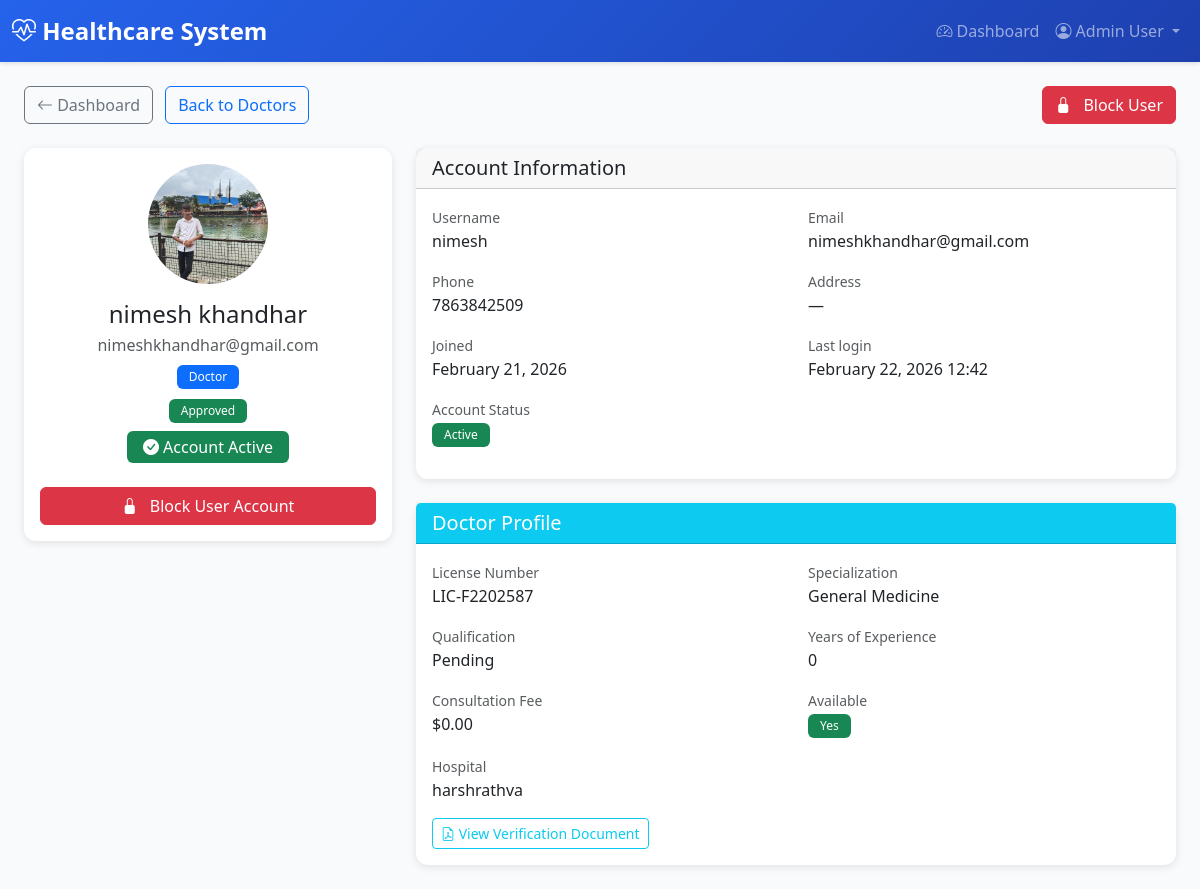
The page /accounts/admin/user/4/ (signed in) on the database its author committed.
### accounts/models.py (models this page shows, shortened)
class User(AbstractUser):
    email = models.EmailField(unique=True)
    ROLE_CHOICES = [
        ('ADMIN', 'Admin'),
        ('DOCTOR', 'Doctor'),
        ('PATIENT', 'Patient'),
        ('HOSPITAL', 'Hospital'),
        ('HOSPITAL_ADMIN', 'Hospital Admin'),
    ]
    role = models.CharField(max_length=20, choices=ROLE_CHOICES, default='PATIENT')
    is_approved = models.BooleanField(default=False)  # For Doctor and Hospital approval
    phone_number = models.CharField(max_length=15, blank=True)
    address = models.TextField(blank=True)
    profile_picture = models.ImageField(upload_to='user_profiles/', blank=True, null=True)
    created_at = models.DateTimeField(auto_now_add=True)
    updated_at = models.DateTimeField(auto_now=True)
    class Meta:
        db_table = 'users'
        verbose_name = 'User'
        verbose_name_plural = 'Users'
    def is_admin(self):
        return self.role == 'ADMIN'

### doctors/models.py (models this page shows, shortened)
class DoctorProfile(models.Model):
    SPECIALIZATION_CHOICES = [
        ('CARDIOLOGY', 'Cardiology'),
        ('DERMATOLOGY', 'Dermatology'),
        ('NEUROLOGY', 'Neurology'),
        ('ORTHOPEDICS', 'Orthopedics'),
        ('PEDIATRICS', 'Pediatrics'),
        ('PSYCHIATRY', 'Psychiatry'),
        ('SURGERY', 'Surgery'),
        ('GENERAL', 'General Medicine'),
        ('ONCOLOGY', 'Oncology'),
        ('GYNECOLOGY', 'Gynecology'),
    ]
    user = models.OneToOneField(
        settings.AUTH_USER_MODEL,
        on_delete=models.CASCADE,
        related_name='doctor_profile'
    )
    license_number = models.CharField(max_length=50, unique=True)
    specialization = models.CharField(max_length=50, choices=SPECIALIZATION_CHOICES, default='GENERAL')
    years_of_experience = models.PositiveIntegerField(default=0)
    qualification = models.CharField(max_length=200)
    bio = models.TextField(blank=True)
    consultation_fee = models.DecimalField(max_digits=10, decimal_places=2, default=0.00)
    profile_picture = models.ImageField(upload_to='doctor_profiles/', blank=True, null=True)
    verification_document = models.FileField(upload_to='doctor_verifications/', blank=True, null=True, help_text="Upload license or certification document for verification")
    hospital = models.ForeignKey(
        'hospitals.Hospital',
        on_delete=models.SET_NULL,
        null=True,
        blank=True,
        related_name='doctors'
    )
    is_available = models.BooleanField(default=True)
    available_from = models.TimeField(default=time(9, 0), help_text="Start of working hours")
    available_to = models.TimeField(default=time(17, 0), help_text="End of working hours")
    slot_duration_minutes = models.PositiveIntegerField(default=30)
    created_at = models.DateTimeField(auto_now_add=True)
    updated_at = models.DateTimeField(auto_now=True)
    class Meta:
        db_table = 'doctor_profiles'
        verbose_name = 'Doctor Profile'
        verbose_name_plural = 'Doctor Profiles'

### hospitals/models.py (models this page shows, shortened)
class Hospital(models.Model):
    user = models.OneToOneField(
        settings.AUTH_USER_MODEL,
        on_delete=models.CASCADE,
        related_name='hospital_profile'
    )
    name = models.CharField(max_length=200)
    registration_number = models.CharField(max_length=50, unique=True)
    address = models.TextField(blank=True)
    city = models.CharField(max_length=100, blank=True)
    state = models.CharField(max_length=100, blank=True)
    zip_code = models.CharField(max_length=10, blank=True)
    phone = models.CharField(max_length=15, blank=True)
    email = models.EmailField(blank=True)
    website = models.URLField(blank=True)
    description = models.TextField(blank=True)
    facilities = models.TextField(blank=True, help_text="Departments - comma separated")
    total_beds = models.PositiveIntegerField(default=0)
    available_beds = models.PositiveIntegerField(default=0)  # Kept for migration; use available_beds_count for dynamic
    logo = models.ImageField(upload_to='hospital_logos/', blank=True, null=True)
    verification_document = models.FileField(upload_to='hospital_verifications/', blank=True, null=True, help_text="Upload registration certificate or license for verification")
    created_at = models.DateTimeField(auto_now_add=True)
    updated_at = models.DateTimeField(auto_now=True)
    class Meta:
        db_table = 'hospitals'
        verbose_name = 'Hospital'
        verbose_name_plural = 'Hospitals'
        ordering = ['name']
    @property
    def available_beds_count(self):
        """Dynamically calculated: total_beds - occupied (do not edit; set total_beds only)"""
        return max(0, self.total_beds - self.occupied_beds_count)
    def get_available_beds_display(self):
        """For admin list_display (avoids property in admin)"""
        return self.available_beds_count
    get_available_beds_display.short_description = 'Available beds'

### accounts/views.py (the view)
# urls.py: path('admin/user/<int:pk>/', views.AdminUserProfileView.as_view(), name='admin_user_profile'),
class AdminUserProfileView(AdminRequiredMixin, DetailView):
    model = User
    template_name = 'accounts/admin_user_profile.html'
    context_object_name = 'profile_user'
    def get_queryset(self):
        return User.objects.select_related('doctor_profile', 'patient_profile', 'hospital_profile').all()

### templates/accounts/admin_user_profile.html (shortened to what this page needs)
{% extends 'base.html' %}
{% block content %}
<div class="container-fluid">
    <div class="d-flex justify-content-between align-items-center mb-4">
        <div>
            <a href="{% url 'accounts:admin_dashboard' %}" class="btn btn-outline-secondary me-2"><i class="bi bi-arrow-left"></i> Dashboard</a>
            {% if profile_user.role == 'PATIENT' %}
            <a href="{% url 'accounts:admin_patient_list' %}" class="btn btn-outline-primary">Back to Patients</a>
            {% elif profile_user.role == 'DOCTOR' %}
            <a href="{% url 'accounts:admin_doctor_list' %}" class="btn btn-outline-primary">Back to Doctors</a>
            {% elif profile_user.role == 'HOSPITAL' %}
            <a href="{% url 'accounts:admin_hospital_list' %}" class="btn btn-outline-primary">Back to Hospitals</a>
            {% else %}
            <a href="{% url 'accounts:admin_user_list' %}" class="btn btn-outline-primary">Back to Users</a>
            {% endif %}
        </div>
        {% if not profile_user.is_admin %}
        <div>
            {% if profile_user.is_active %}
            <form method="post" action="{% url 'accounts:block_user' profile_user.pk %}" onsubmit="return confirm('Are you sure you want to block this user? They will not be able to login.');" class="d-inline m-0">
                <button type="submit" class="btn btn-danger">
                    <i class="bi bi-lock-fill me-2"></i> Block User
                </button>
            </form>
            {% endif %}
        </div>
        {% endif %}
    </div>
    <div class="row">
        <div class="col-md-4 mb-4">
            <div class="card">
                <div class="card-body text-center">
                    {% if profile_user.profile_picture %}
                    <img src="{{ profile_user.profile_picture.url }}" alt="Profile" class="rounded-circle mb-3" style="width: 120px; height: 120px; object-fit: cover;">
                    {% else %}
                    <i class="bi bi-person-circle text-muted" style="font-size: 6rem;"></i>
                    {% endif %}
                    <h4 class="mb-1">{{ profile_user.get_full_name|default:profile_user.username }}</h4>
                    <p class="text-muted mb-0">{{ profile_user.email }}</p>
                    <span class="badge bg-primary mt-2">{{ profile_user.get_role_display }}</span>
                    {% if profile_user.role in 'DOCTOR,HOSPITAL' %}
                    <div class="mt-2">
                        {% if profile_user.is_approved %}
                        <span class="badge bg-success">Approved</span>
                        {% else %}
                        <span class="badge bg-warning text-dark">Pending Approval</span>
                        {% endif %}
                    </div>
                    {% endif %}
                    <div class="mt-2">
                        {% if profile_user.is_active %}
                        <span class="badge bg-success fs-6 px-3 py-2">
                            <i class="bi bi-check-circle-fill"></i> Account Active
                        </span>
                        {% else %}
                        <span class="badge bg-danger fs-6 px-3 py-2">
                            <i class="bi bi-x-circle-fill"></i> Account Blocked
                        </span>
                        {% endif %}
                    </div>
                    {% if not profile_user.is_admin %}
                    <div class="mt-4">
                        {% if profile_user.is_active %}
                        <form method="post" action="{% url 'accounts:block_user' profile_user.pk %}" onsubmit="return confirm('Are you sure you want to block this user? They will not be able to login.');" class="m-0">
                            <button type="submit" class="btn btn-danger w-100">
                                <i class="bi bi-lock-fill me-2"></i> Block User Account
                            </button>
                        </form>
                        {% endif %}
                    </div>
                    {% else %}
                    <div class="mt-3">
                        <span class="text-muted small">
                            <i class="bi bi-shield-check"></i> Admin accounts cannot be blocked
                        </span>
                    </div>
                    {% endif %}
                </div>
            </div>
        </div>
        <div class="col-md-8">
            <div class="card mb-4">
                <div class="card-header"><h5 class="mb-0">Account Information</h5></div>
                <div class="card-body">
                    <div class="row">
                        <div class="col-md-6 mb-3">
                            <label class="text-muted small">Username</label>
                            <p class="mb-0">{{ profile_user.username }}</p>
                        </div>
                        <div class="col-md-6 mb-3">
                            <label class="text-muted small">Email</label>
                            <p class="mb-0">{{ profile_user.email }}</p>
                        </div>
                        <div class="col-md-6 mb-3">
                            <label class="text-muted small">Phone</label>
                            <p class="mb-0">{{ profile_user.phone_number|default:"—" }}</p>
                        </div>
                        <div class="col-md-6 mb-3">
                            <label class="text-muted small">Address</label>
                            <p class="mb-0">{{ profile_user.address|default:"—" }}</p>
                        </div>
                        <div class="col-md-6 mb-3">
                            <label class="text-muted small">Joined</label>
                            <p class="mb-0">{{ profile_user.created_at|date:"F d, Y" }}</p>
                        </div>
                        <div class="col-md-6 mb-3">
                            <label class="text-muted small">Last login</label>
                            <p class="mb-0">{{ profile_user.last_login|date:"F d, Y H:i"|default:"Never" }}</p>
                        </div>
                        <div class="col-md-6 mb-3">
                            <label class="text-muted small">Account Status</label>
                            <p class="mb-0">
                                {% if profile_user.is_active %}
                                <span class="badge bg-success">Active</span>
                                {% else %}
                                <span class="badge bg-danger">Blocked</span>
                                {% endif %}
                            </p>
                        </div>
                    </div>
                </div>
            </div>
            {% if profile_user.role == 'DOCTOR' and profile_user.doctor_profile %}
            <div class="card mb-4">
                <div class="card-header bg-info text-white"><h5 class="mb-0">Doctor Profile</h5></div>
                <div class="card-body">
                    {% with dp=profile_user.doctor_profile %}
                    <div class="row">
                        <div class="col-md-6 mb-3">
                            <label class="text-muted small">License Number</label>
                            <p class="mb-0">{{ dp.license_number }}</p>
                        </div>
                        <div class="col-md-6 mb-3">
                            <label class="text-muted small">Specialization</label>
                            <p class="mb-0">{{ dp.get_specialization_display }}</p>
                        </div>
                        <div class="col-md-6 mb-3">
                            <label class="text-muted small">Qualification</label>
                            <p class="mb-0">{{ dp.qualification }}</p>
                        </div>
                        <div class="col-md-6 mb-3">
                            <label class="text-muted small">Years of Experience</label>
                            <p class="mb-0">{{ dp.years_of_experience }}</p>
                        </div>
                        <div class="col-md-6 mb-3">
                            <label class="text-muted small">Consultation Fee</label>
                            <p class="mb-0">${{ dp.consultation_fee }}</p>
                        </div>
                        <div class="col-md-6 mb-3">
                            <label class="text-muted small">Available</label>
                            <p class="mb-0">{% if dp.is_available %}<span class="badge bg-success">Yes</span>{% else %}<span class="badge bg-secondary">No</span>{% endif %}</p>
                        </div>
                        {% if dp.hospital %}
                        <div class="col-12 mb-3">
                            <label class="text-muted small">Hospital</label>
                            <p class="mb-0">{{ dp.hospital.name }}</p>
                        </div>
                        {% endif %}
                        {% if dp.verification_document %}
                        <div class="col-12">
                            <a href="{{ dp.verification_document.url }}" target="_blank" class="btn btn-sm btn-outline-info"><i class="bi bi-file-earmark-pdf"></i> View Verification Document</a>
                        </div>
                        {% endif %}
                    </div>
                    {% endwith %}
                </div>
            </div>
            {% endif %}
        </div>
    </div>
</div>
{% endblock %}

### templates/base.html (shortened to what this page needs)
<!DOCTYPE html>
<html lang="en">
<head>
    <link href="https://cdn.jsdelivr.net/npm/bootstrap@5.3.0/dist/css/bootstrap.min.css" rel="stylesheet">
    <link rel="stylesheet" href="https://cdn.jsdelivr.net/npm/bootstrap-icons@1.11.0/font/bootstrap-icons.css">
</head>
<body>
    {% if user.is_authenticated %}
    <nav class="navbar navbar-expand-lg navbar-dark">
        <div class="container-fluid">
            <a class="navbar-brand" href="{% url 'accounts:dashboard_redirect' %}">
                <i class="bi bi-heart-pulse"></i> Healthcare System
            </a>
            <div class="collapse navbar-collapse" id="navbarNav">
                <ul class="navbar-nav ms-auto">
                    <li class="nav-item">
                        <a class="nav-link" href="{% url 'accounts:dashboard_redirect' %}">
                            <i class="bi bi-speedometer2"></i> Dashboard
                        </a>
                    </li>
                    <li class="nav-item dropdown">
                        <a class="nav-link dropdown-toggle" href="#" id="navbarDropdown" role="button" data-bs-toggle="dropdown">
                            {% if user.profile_picture %}
                            <img src="{{ user.profile_picture.url }}" alt="Profile" class="rounded-circle me-1" style="width: 24px; height: 24px; object-fit: cover;">
                            {% else %}
                            <i class="bi bi-person-circle"></i>
                            {% endif %}
                            {{ user.get_full_name|default:user.username }}
                        </a>
                    </li>
                </ul>
            </div>
        </div>
    </nav>
    {% endif %}
    <div class="container-fluid mt-4">
        {% block content %}{% endblock %}
    </div>
</body>
</html>

### rows shown on the page
User: get_full_name "Admin User"
User: profile_picture (picture), get_full_name "nimesh khandhar", email "nimeshkhandhar@gmail.com", role "Doctor", username "nimesh", phone_number "7863842509", address "—", created_at "February 21, 2026", last_login "February 22, 2026 12:42"
DoctorProfile: license_number "LIC-F2202587", specialization "General Medicine", qualification "Pending", years_of_experience "0", consultation_fee "0.00", hospital.name "harshrathva"
